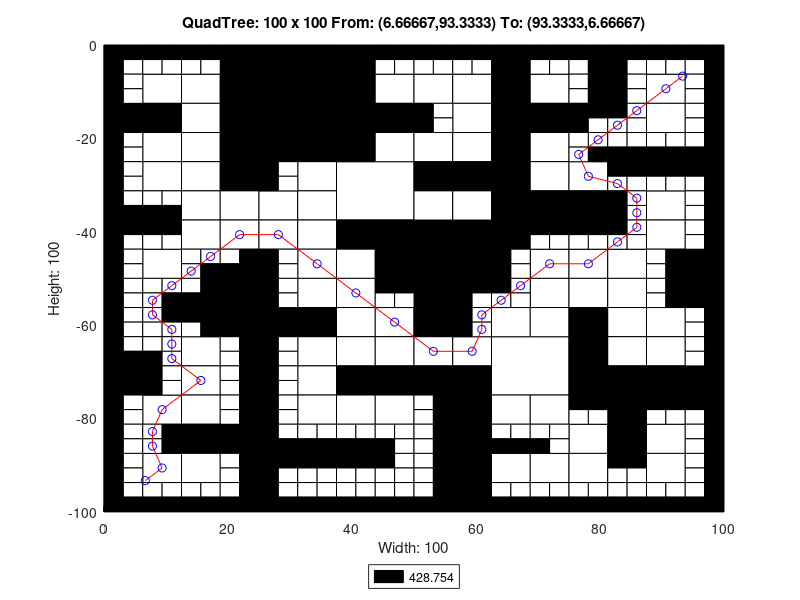

MATLAB code for this plot:
axis([0 100 -100 0]);
title('QuadTree: 100 x 100 From: (6.66667,93.3333) To: (93.3333,6.66667)');
xlabel('Width: 100');
ylabel('Height: 100');
rectangle('Position',[25 -12.5 12.5 12.5], 'FaceColor',[0 0 0]);
rectangle('Position',[25 -25 12.5 12.5], 'FaceColor',[0 0 0]);
rectangle('Position',[37.5 -37.5 12.5 12.5], 'FaceColor',[1 1 1]);
rectangle('Position',[50 -50 12.5 12.5], 'FaceColor',[0 0 0]);
rectangle('Position',[62.5 -75 12.5 12.5], 'FaceColor',[1 1 1]);
rectangle('Position',[6.25 -12.5 6.25 6.25], 'FaceColor',[1 1 1]);
rectangle('Position',[18.75 -6.25 6.25 6.25], 'FaceColor',[0 0 0]);
rectangle('Position',[12.5 -12.5 6.25 6.25], 'FaceColor',[1 1 1]);
rectangle('Position',[18.75 -12.5 6.25 6.25], 'FaceColor',[0 0 0]);
rectangle('Position',[0 -18.75 6.25 6.25], 'FaceColor',[0 0 0]);
rectangle('Position',[6.25 -18.75 6.25 6.25], 'FaceColor',[0 0 0]);
rectangle('Position',[6.25 -25 6.25 6.25], 'FaceColor',[1 1 1]);
rectangle('Position',[12.5 -18.75 6.25 6.25], 'FaceColor',[1 1 1]);
rectangle('Position',[18.75 -18.75 6.25 6.25], 'FaceColor',[0 0 0]);
rectangle('Position',[12.5 -25 6.25 6.25], 'FaceColor',[1 1 1]);
rectangle('Position',[18.75 -25 6.25 6.25], 'FaceColor',[0 0 0]);
rectangle('Position',[37.5 -6.25 6.25 6.25], 'FaceColor',[0 0 0]);
rectangle('Position',[37.5 -12.5 6.25 6.25], 'FaceColor',[0 0 0]);
rectangle('Position',[43.75 -12.5 6.25 6.25], 'FaceColor',[1 1 1]);
rectangle('Position',[37.5 -18.75 6.25 6.25], 'FaceColor',[0 0 0]);
rectangle('Position',[43.75 -18.75 6.25 6.25], 'FaceColor',[0 0 0]);
rectangle('Position',[37.5 -25 6.25 6.25], 'FaceColor',[0 0 0]);
rectangle('Position',[43.75 -25 6.25 6.25], 'FaceColor',[1 1 1]);
rectangle('Position',[6.25 -31.25 6.25 6.25], 'FaceColor',[1 1 1]);
rectangle('Position',[12.5 -31.25 6.25 6.25], 'FaceColor',[1 1 1]);
rectangle('Position',[18.75 -31.25 6.25 6.25], 'FaceColor',[0 0 0]);
rectangle('Position',[12.5 -37.5 6.25 6.25], 'FaceColor',[1 1 1]);
rectangle('Position',[18.75 -37.5 6.25 6.25], 'FaceColor',[1 1 1]);
rectangle('Position',[6.25 -50 6.25 6.25], 'FaceColor',[1 1 1]);
rectangle('Position',[12.5 -43.75 6.25 6.25], 'FaceColor',[1 1 1]);
rectangle('Position',[18.75 -43.75 6.25 6.25], 'FaceColor',[1 1 1]);
rectangle('Position',[31.25 -31.25 6.25 6.25], 'FaceColor',[1 1 1]);
rectangle('Position',[25 -37.5 6.25 6.25], 'FaceColor',[1 1 1]);
rectangle('Position',[31.25 -37.5 6.25 6.25], 'FaceColor',[1 1 1]);
rectangle('Position',[25 -43.75 6.25 6.25], 'FaceColor',[1 1 1]);
rectangle('Position',[31.25 -43.75 6.25 6.25], 'FaceColor',[1 1 1]);
rectangle('Position',[31.25 -50 6.25 6.25], 'FaceColor',[1 1 1]);
rectangle('Position',[37.5 -43.75 6.25 6.25], 'FaceColor',[0 0 0]);
rectangle('Position',[43.75 -43.75 6.25 6.25], 'FaceColor',[0 0 0]);
rectangle('Position',[37.5 -50 6.25 6.25], 'FaceColor',[1 1 1]);
rectangle('Position',[43.75 -50 6.25 6.25], 'FaceColor',[0 0 0]);
rectangle('Position',[50 -12.5 6.25 6.25], 'FaceColor',[1 1 1]);
rectangle('Position',[56.25 -12.5 6.25 6.25], 'FaceColor',[1 1 1]);
rectangle('Position',[62.5 -6.25 6.25 6.25], 'FaceColor',[0 0 0]);
rectangle('Position',[62.5 -12.5 6.25 6.25], 'FaceColor',[0 0 0]);
rectangle('Position',[68.75 -12.5 6.25 6.25], 'FaceColor',[1 1 1]);
rectangle('Position',[56.25 -18.75 6.25 6.25], 'FaceColor',[1 1 1]);
rectangle('Position',[50 -25 6.25 6.25], 'FaceColor',[1 1 1]);
rectangle('Position',[56.25 -25 6.25 6.25], 'FaceColor',[1 1 1]);
rectangle('Position',[62.5 -18.75 6.25 6.25], 'FaceColor',[0 0 0]);
rectangle('Position',[68.75 -18.75 6.25 6.25], 'FaceColor',[0 0 0]);
rectangle('Position',[62.5 -25 6.25 6.25], 'FaceColor',[0 0 0]);
rectangle('Position',[68.75 -25 6.25 6.25], 'FaceColor',[1 1 1]);
rectangle('Position',[87.5 -12.5 6.25 6.25], 'FaceColor',[1 1 1]);
rectangle('Position',[87.5 -18.75 6.25 6.25], 'FaceColor',[1 1 1]);
rectangle('Position',[50 -31.25 6.25 6.25], 'FaceColor',[0 0 0]);
rectangle('Position',[56.25 -31.25 6.25 6.25], 'FaceColor',[0 0 0]);
rectangle('Position',[50 -37.5 6.25 6.25], 'FaceColor',[1 1 1]);
rectangle('Position',[56.25 -37.5 6.25 6.25], 'FaceColor',[1 1 1]);
rectangle('Position',[62.5 -31.25 6.25 6.25], 'FaceColor',[0 0 0]);
rectangle('Position',[68.75 -31.25 6.25 6.25], 'FaceColor',[1 1 1]);
rectangle('Position',[62.5 -37.5 6.25 6.25], 'FaceColor',[0 0 0]);
rectangle('Position',[68.75 -37.5 6.25 6.25], 'FaceColor',[0 0 0]);
rectangle('Position',[62.5 -43.75 6.25 6.25], 'FaceColor',[0 0 0]);
rectangle('Position',[68.75 -50 6.25 6.25], 'FaceColor',[1 1 1]);
rectangle('Position',[75 -31.25 6.25 6.25], 'FaceColor',[1 1 1]);
rectangle('Position',[75 -37.5 6.25 6.25], 'FaceColor',[0 0 0]);
rectangle('Position',[87.5 -37.5 6.25 6.25], 'FaceColor',[1 1 1]);
rectangle('Position',[75 -50 6.25 6.25], 'FaceColor',[1 1 1]);
rectangle('Position',[81.25 -50 6.25 6.25], 'FaceColor',[1 1 1]);
rectangle('Position',[87.5 -43.75 6.25 6.25], 'FaceColor',[1 1 1]);
rectangle('Position',[93.75 -50 6.25 6.25], 'FaceColor',[0 0 0]);
rectangle('Position',[18.75 -56.25 6.25 6.25], 'FaceColor',[0 0 0]);
rectangle('Position',[18.75 -62.5 6.25 6.25], 'FaceColor',[0 0 0]);
rectangle('Position',[0 -75 6.25 6.25], 'FaceColor',[0 0 0]);
rectangle('Position',[12.5 -68.75 6.25 6.25], 'FaceColor',[1 1 1]);
rectangle('Position',[12.5 -75 6.25 6.25], 'FaceColor',[1 1 1]);
rectangle('Position',[31.25 -56.25 6.25 6.25], 'FaceColor',[1 1 1]);
rectangle('Position',[25 -62.5 6.25 6.25], 'FaceColor',[0 0 0]);
rectangle('Position',[31.25 -62.5 6.25 6.25], 'FaceColor',[0 0 0]);
rectangle('Position',[37.5 -56.25 6.25 6.25], 'FaceColor',[1 1 1]);
rectangle('Position',[37.5 -62.5 6.25 6.25], 'FaceColor',[1 1 1]);
rectangle('Position',[43.75 -62.5 6.25 6.25], 'FaceColor',[1 1 1]);
rectangle('Position',[31.25 -68.75 6.25 6.25], 'FaceColor',[1 1 1]);
rectangle('Position',[31.25 -75 6.25 6.25], 'FaceColor',[1 1 1]);
rectangle('Position',[37.5 -68.75 6.25 6.25], 'FaceColor',[1 1 1]);
rectangle('Position',[43.75 -68.75 6.25 6.25], 'FaceColor',[1 1 1]);
rectangle('Position',[37.5 -75 6.25 6.25], 'FaceColor',[0 0 0]);
rectangle('Position',[43.75 -75 6.25 6.25], 'FaceColor',[0 0 0]);
rectangle('Position',[6.25 -81.25 6.25 6.25], 'FaceColor',[1 1 1]);
rectangle('Position',[12.5 -81.25 6.25 6.25], 'FaceColor',[1 1 1]);
rectangle('Position',[12.5 -87.5 6.25 6.25], 'FaceColor',[0 0 0]);
rectangle('Position',[18.75 -87.5 6.25 6.25], 'FaceColor',[0 0 0]);
rectangle('Position',[6.25 -93.75 6.25 6.25], 'FaceColor',[1 1 1]);
rectangle('Position',[12.5 -93.75 6.25 6.25], 'FaceColor',[1 1 1]);
rectangle('Position',[31.25 -81.25 6.25 6.25], 'FaceColor',[1 1 1]);
rectangle('Position',[37.5 -81.25 6.25 6.25], 'FaceColor',[1 1 1]);
rectangle('Position',[43.75 -81.25 6.25 6.25], 'FaceColor',[1 1 1]);
rectangle('Position',[50 -56.25 6.25 6.25], 'FaceColor',[0 0 0]);
rectangle('Position',[50 -62.5 6.25 6.25], 'FaceColor',[0 0 0]);
rectangle('Position',[68.75 -56.25 6.25 6.25], 'FaceColor',[1 1 1]);
rectangle('Position',[62.5 -62.5 6.25 6.25], 'FaceColor',[1 1 1]);
rectangle('Position',[68.75 -62.5 6.25 6.25], 'FaceColor',[1 1 1]);
rectangle('Position',[50 -68.75 6.25 6.25], 'FaceColor',[1 1 1]);
rectangle('Position',[56.25 -68.75 6.25 6.25], 'FaceColor',[1 1 1]);
rectangle('Position',[50 -75 6.25 6.25], 'FaceColor',[0 0 0]);
rectangle('Position',[56.25 -75 6.25 6.25], 'FaceColor',[0 0 0]);
rectangle('Position',[75 -56.25 6.25 6.25], 'FaceColor',[1 1 1]);
rectangle('Position',[81.25 -56.25 6.25 6.25], 'FaceColor',[1 1 1]);
rectangle('Position',[75 -62.5 6.25 6.25], 'FaceColor',[0 0 0]);
rectangle('Position',[81.25 -62.5 6.25 6.25], 'FaceColor',[1 1 1]);
rectangle('Position',[93.75 -56.25 6.25 6.25], 'FaceColor',[0 0 0]);
rectangle('Position',[87.5 -62.5 6.25 6.25], 'FaceColor',[1 1 1]);
rectangle('Position',[75 -68.75 6.25 6.25], 'FaceColor',[0 0 0]);
rectangle('Position',[81.25 -68.75 6.25 6.25], 'FaceColor',[1 1 1]);
rectangle('Position',[75 -75 6.25 6.25], 'FaceColor',[0 0 0]);
rectangle('Position',[81.25 -75 6.25 6.25], 'FaceColor',[0 0 0]);
rectangle('Position',[87.5 -68.75 6.25 6.25], 'FaceColor',[1 1 1]);
rectangle('Position',[87.5 -75 6.25 6.25], 'FaceColor',[0 0 0]);
rectangle('Position',[93.75 -75 6.25 6.25], 'FaceColor',[0 0 0]);
rectangle('Position',[56.25 -81.25 6.25 6.25], 'FaceColor',[0 0 0]);
rectangle('Position',[56.25 -87.5 6.25 6.25], 'FaceColor',[0 0 0]);
rectangle('Position',[62.5 -81.25 6.25 6.25], 'FaceColor',[1 1 1]);
rectangle('Position',[68.75 -81.25 6.25 6.25], 'FaceColor',[1 1 1]);
rectangle('Position',[56.25 -93.75 6.25 6.25], 'FaceColor',[0 0 0]);
rectangle('Position',[56.25 -100 6.25 6.25], 'FaceColor',[0 0 0]);
rectangle('Position',[62.5 -93.75 6.25 6.25], 'FaceColor',[1 1 1]);
rectangle('Position',[68.75 -93.75 6.25 6.25], 'FaceColor',[1 1 1]);
rectangle('Position',[81.25 -81.25 6.25 6.25], 'FaceColor',[0 0 0]);
rectangle('Position',[75 -87.5 6.25 6.25], 'FaceColor',[1 1 1]);
rectangle('Position',[81.25 -87.5 6.25 6.25], 'FaceColor',[0 0 0]);
rectangle('Position',[87.5 -87.5 6.25 6.25], 'FaceColor',[1 1 1]);
rectangle('Position',[75 -93.75 6.25 6.25], 'FaceColor',[1 1 1]);
rectangle('Position',[87.5 -93.75 6.25 6.25], 'FaceColor',[1 1 1]);
rectangle('Position',[0 -3.125 3.125 3.125], 'FaceColor',[0 0 0]);
rectangle('Position',[3.125 -3.125 3.125 3.125], 'FaceColor',[0 0 0]);
rectangle('Position',[0 -6.25 3.125 3.125], 'FaceColor',[0 0 0]);
rectangle('Position',[3.125 -6.25 3.125 3.125], 'FaceColor',[1 1 1]);
rectangle('Position',[6.25 -3.125 3.125 3.125], 'FaceColor',[0 0 0]);
rectangle('Position',[9.375 -3.125 3.125 3.125], 'FaceColor',[0 0 0]);
rectangle('Position',[6.25 -6.25 3.125 3.125], 'FaceColor',[1 1 1]);
rectangle('Position',[9.375 -6.25 3.125 3.125], 'FaceColor',[1 1 1]);
rectangle('Position',[0 -9.375 3.125 3.125], 'FaceColor',[0 0 0]);
rectangle('Position',[3.125 -9.375 3.125 3.125], 'FaceColor',[1 1 1]);
rectangle('Position',[0 -12.5 3.125 3.125], 'FaceColor',[0 0 0]);
rectangle('Position',[3.125 -12.5 3.125 3.125], 'FaceColor',[1 1 1]);
rectangle('Position',[12.5 -3.125 3.125 3.125], 'FaceColor',[0 0 0]);
rectangle('Position',[15.625 -3.125 3.125 3.125], 'FaceColor',[0 0 0]);
rectangle('Position',[12.5 -6.25 3.125 3.125], 'FaceColor',[1 1 1]);
rectangle('Position',[15.625 -6.25 3.125 3.125], 'FaceColor',[1 1 1]);
rectangle('Position',[0 -21.875 3.125 3.125], 'FaceColor',[0 0 0]);
rectangle('Position',[3.125 -21.875 3.125 3.125], 'FaceColor',[1 1 1]);
rectangle('Position',[0 -25 3.125 3.125], 'FaceColor',[0 0 0]);
rectangle('Position',[3.125 -25 3.125 3.125], 'FaceColor',[1 1 1]);
rectangle('Position',[43.75 -3.125 3.125 3.125], 'FaceColor',[0 0 0]);
rectangle('Position',[46.875 -3.125 3.125 3.125], 'FaceColor',[0 0 0]);
rectangle('Position',[43.75 -6.25 3.125 3.125], 'FaceColor',[1 1 1]);
rectangle('Position',[46.875 -6.25 3.125 3.125], 'FaceColor',[1 1 1]);
rectangle('Position',[0 -28.125 3.125 3.125], 'FaceColor',[0 0 0]);
rectangle('Position',[3.125 -28.125 3.125 3.125], 'FaceColor',[1 1 1]);
rectangle('Position',[0 -31.25 3.125 3.125], 'FaceColor',[0 0 0]);
rectangle('Position',[3.125 -31.25 3.125 3.125], 'FaceColor',[1 1 1]);
rectangle('Position',[0 -34.375 3.125 3.125], 'FaceColor',[0 0 0]);
rectangle('Position',[3.125 -34.375 3.125 3.125], 'FaceColor',[1 1 1]);
rectangle('Position',[0 -37.5 3.125 3.125], 'FaceColor',[0 0 0]);
rectangle('Position',[3.125 -37.5 3.125 3.125], 'FaceColor',[0 0 0]);
rectangle('Position',[6.25 -34.375 3.125 3.125], 'FaceColor',[1 1 1]);
rectangle('Position',[9.375 -34.375 3.125 3.125], 'FaceColor',[1 1 1]);
rectangle('Position',[6.25 -37.5 3.125 3.125], 'FaceColor',[0 0 0]);
rectangle('Position',[9.375 -37.5 3.125 3.125], 'FaceColor',[0 0 0]);
rectangle('Position',[0 -40.625 3.125 3.125], 'FaceColor',[0 0 0]);
rectangle('Position',[3.125 -40.625 3.125 3.125], 'FaceColor',[0 0 0]);
rectangle('Position',[0 -43.75 3.125 3.125], 'FaceColor',[0 0 0]);
rectangle('Position',[3.125 -43.75 3.125 3.125], 'FaceColor',[1 1 1]);
rectangle('Position',[6.25 -40.625 3.125 3.125], 'FaceColor',[0 0 0]);
rectangle('Position',[9.375 -40.625 3.125 3.125], 'FaceColor',[0 0 0]);
rectangle('Position',[6.25 -43.75 3.125 3.125], 'FaceColor',[1 1 1]);
rectangle('Position',[9.375 -43.75 3.125 3.125], 'FaceColor',[1 1 1]);
rectangle('Position',[0 -46.875 3.125 3.125], 'FaceColor',[0 0 0]);
rectangle('Position',[3.125 -46.875 3.125 3.125], 'FaceColor',[1 1 1]);
rectangle('Position',[0 -50 3.125 3.125], 'FaceColor',[0 0 0]);
rectangle('Position',[3.125 -50 3.125 3.125], 'FaceColor',[1 1 1]);
rectangle('Position',[12.5 -46.875 3.125 3.125], 'FaceColor',[1 1 1]);
rectangle('Position',[15.625 -46.875 3.125 3.125], 'FaceColor',[1 1 1]);
rectangle('Position',[12.5 -50 3.125 3.125], 'FaceColor',[1 1 1]);
rectangle('Position',[15.625 -50 3.125 3.125], 'FaceColor',[0 0 0]);
rectangle('Position',[18.75 -46.875 3.125 3.125], 'FaceColor',[1 1 1]);
rectangle('Position',[21.875 -46.875 3.125 3.125], 'FaceColor',[0 0 0]);
rectangle('Position',[18.75 -50 3.125 3.125], 'FaceColor',[0 0 0]);
rectangle('Position',[21.875 -50 3.125 3.125], 'FaceColor',[0 0 0]);
rectangle('Position',[25 -28.125 3.125 3.125], 'FaceColor',[0 0 0]);
rectangle('Position',[28.125 -28.125 3.125 3.125], 'FaceColor',[1 1 1]);
rectangle('Position',[25 -31.25 3.125 3.125], 'FaceColor',[0 0 0]);
rectangle('Position',[28.125 -31.25 3.125 3.125], 'FaceColor',[1 1 1]);
rectangle('Position',[25 -46.875 3.125 3.125], 'FaceColor',[0 0 0]);
rectangle('Position',[28.125 -46.875 3.125 3.125], 'FaceColor',[1 1 1]);
rectangle('Position',[25 -50 3.125 3.125], 'FaceColor',[0 0 0]);
rectangle('Position',[28.125 -50 3.125 3.125], 'FaceColor',[1 1 1]);
rectangle('Position',[50 -3.125 3.125 3.125], 'FaceColor',[0 0 0]);
rectangle('Position',[53.125 -3.125 3.125 3.125], 'FaceColor',[0 0 0]);
rectangle('Position',[50 -6.25 3.125 3.125], 'FaceColor',[1 1 1]);
rectangle('Position',[53.125 -6.25 3.125 3.125], 'FaceColor',[1 1 1]);
rectangle('Position',[56.25 -3.125 3.125 3.125], 'FaceColor',[0 0 0]);
rectangle('Position',[59.375 -3.125 3.125 3.125], 'FaceColor',[0 0 0]);
rectangle('Position',[56.25 -6.25 3.125 3.125], 'FaceColor',[1 1 1]);
rectangle('Position',[59.375 -6.25 3.125 3.125], 'FaceColor',[1 1 1]);
rectangle('Position',[68.75 -3.125 3.125 3.125], 'FaceColor',[0 0 0]);
rectangle('Position',[71.875 -3.125 3.125 3.125], 'FaceColor',[0 0 0]);
rectangle('Position',[68.75 -6.25 3.125 3.125], 'FaceColor',[1 1 1]);
rectangle('Position',[71.875 -6.25 3.125 3.125], 'FaceColor',[1 1 1]);
rectangle('Position',[50 -15.625 3.125 3.125], 'FaceColor',[0 0 0]);
rectangle('Position',[53.125 -15.625 3.125 3.125], 'FaceColor',[1 1 1]);
rectangle('Position',[50 -18.75 3.125 3.125], 'FaceColor',[0 0 0]);
rectangle('Position',[53.125 -18.75 3.125 3.125], 'FaceColor',[1 1 1]);
rectangle('Position',[75 -3.125 3.125 3.125], 'FaceColor',[0 0 0]);
rectangle('Position',[78.125 -3.125 3.125 3.125], 'FaceColor',[0 0 0]);
rectangle('Position',[75 -6.25 3.125 3.125], 'FaceColor',[1 1 1]);
rectangle('Position',[78.125 -6.25 3.125 3.125], 'FaceColor',[0 0 0]);
rectangle('Position',[81.25 -3.125 3.125 3.125], 'FaceColor',[0 0 0]);
rectangle('Position',[84.375 -3.125 3.125 3.125], 'FaceColor',[0 0 0]);
rectangle('Position',[81.25 -6.25 3.125 3.125], 'FaceColor',[0 0 0]);
rectangle('Position',[84.375 -6.25 3.125 3.125], 'FaceColor',[1 1 1]);
rectangle('Position',[75 -9.375 3.125 3.125], 'FaceColor',[1 1 1]);
rectangle('Position',[78.125 -9.375 3.125 3.125], 'FaceColor',[0 0 0]);
rectangle('Position',[75 -12.5 3.125 3.125], 'FaceColor',[1 1 1]);
rectangle('Position',[78.125 -12.5 3.125 3.125], 'FaceColor',[0 0 0]);
rectangle('Position',[81.25 -9.375 3.125 3.125], 'FaceColor',[0 0 0]);
rectangle('Position',[84.375 -9.375 3.125 3.125], 'FaceColor',[1 1 1]);
rectangle('Position',[81.25 -12.5 3.125 3.125], 'FaceColor',[0 0 0]);
rectangle('Position',[84.375 -12.5 3.125 3.125], 'FaceColor',[1 1 1]);
rectangle('Position',[87.5 -3.125 3.125 3.125], 'FaceColor',[0 0 0]);
rectangle('Position',[90.625 -3.125 3.125 3.125], 'FaceColor',[0 0 0]);
rectangle('Position',[87.5 -6.25 3.125 3.125], 'FaceColor',[1 1 1]);
rectangle('Position',[90.625 -6.25 3.125 3.125], 'FaceColor',[1 1 1]);
rectangle('Position',[93.75 -3.125 3.125 3.125], 'FaceColor',[0 0 0]);
rectangle('Position',[96.875 -3.125 3.125 3.125], 'FaceColor',[0 0 0]);
rectangle('Position',[93.75 -6.25 3.125 3.125], 'FaceColor',[1 1 1]);
rectangle('Position',[96.875 -6.25 3.125 3.125], 'FaceColor',[0 0 0]);
rectangle('Position',[93.75 -9.375 3.125 3.125], 'FaceColor',[1 1 1]);
rectangle('Position',[96.875 -9.375 3.125 3.125], 'FaceColor',[0 0 0]);
rectangle('Position',[93.75 -12.5 3.125 3.125], 'FaceColor',[1 1 1]);
rectangle('Position',[96.875 -12.5 3.125 3.125], 'FaceColor',[0 0 0]);
rectangle('Position',[75 -15.625 3.125 3.125], 'FaceColor',[0 0 0]);
rectangle('Position',[78.125 -15.625 3.125 3.125], 'FaceColor',[0 0 0]);
rectangle('Position',[75 -18.75 3.125 3.125], 'FaceColor',[0 0 0]);
rectangle('Position',[78.125 -18.75 3.125 3.125], 'FaceColor',[1 1 1]);
rectangle('Position',[81.25 -15.625 3.125 3.125], 'FaceColor',[0 0 0]);
rectangle('Position',[84.375 -15.625 3.125 3.125], 'FaceColor',[1 1 1]);
rectangle('Position',[81.25 -18.75 3.125 3.125], 'FaceColor',[1 1 1]);
rectangle('Position',[84.375 -18.75 3.125 3.125], 'FaceColor',[1 1 1]);
rectangle('Position',[75 -21.875 3.125 3.125], 'FaceColor',[1 1 1]);
rectangle('Position',[78.125 -21.875 3.125 3.125], 'FaceColor',[1 1 1]);
rectangle('Position',[75 -25 3.125 3.125], 'FaceColor',[1 1 1]);
rectangle('Position',[78.125 -25 3.125 3.125], 'FaceColor',[0 0 0]);
rectangle('Position',[81.25 -21.875 3.125 3.125], 'FaceColor',[1 1 1]);
rectangle('Position',[84.375 -21.875 3.125 3.125], 'FaceColor',[1 1 1]);
rectangle('Position',[81.25 -25 3.125 3.125], 'FaceColor',[0 0 0]);
rectangle('Position',[84.375 -25 3.125 3.125], 'FaceColor',[0 0 0]);
rectangle('Position',[93.75 -15.625 3.125 3.125], 'FaceColor',[1 1 1]);
rectangle('Position',[96.875 -15.625 3.125 3.125], 'FaceColor',[0 0 0]);
rectangle('Position',[93.75 -18.75 3.125 3.125], 'FaceColor',[1 1 1]);
rectangle('Position',[96.875 -18.75 3.125 3.125], 'FaceColor',[0 0 0]);
rectangle('Position',[87.5 -21.875 3.125 3.125], 'FaceColor',[1 1 1]);
rectangle('Position',[90.625 -21.875 3.125 3.125], 'FaceColor',[1 1 1]);
rectangle('Position',[87.5 -25 3.125 3.125], 'FaceColor',[0 0 0]);
rectangle('Position',[90.625 -25 3.125 3.125], 'FaceColor',[0 0 0]);
rectangle('Position',[93.75 -21.875 3.125 3.125], 'FaceColor',[1 1 1]);
rectangle('Position',[96.875 -21.875 3.125 3.125], 'FaceColor',[0 0 0]);
rectangle('Position',[93.75 -25 3.125 3.125], 'FaceColor',[0 0 0]);
rectangle('Position',[96.875 -25 3.125 3.125], 'FaceColor',[0 0 0]);
rectangle('Position',[68.75 -40.625 3.125 3.125], 'FaceColor',[0 0 0]);
rectangle('Position',[71.875 -40.625 3.125 3.125], 'FaceColor',[0 0 0]);
rectangle('Position',[68.75 -43.75 3.125 3.125], 'FaceColor',[1 1 1]);
rectangle('Position',[71.875 -43.75 3.125 3.125], 'FaceColor',[1 1 1]);
rectangle('Position',[62.5 -46.875 3.125 3.125], 'FaceColor',[0 0 0]);
rectangle('Position',[65.625 -46.875 3.125 3.125], 'FaceColor',[1 1 1]);
rectangle('Position',[62.5 -50 3.125 3.125], 'FaceColor',[0 0 0]);
rectangle('Position',[65.625 -50 3.125 3.125], 'FaceColor',[1 1 1]);
rectangle('Position',[81.25 -28.125 3.125 3.125], 'FaceColor',[0 0 0]);
rectangle('Position',[84.375 -28.125 3.125 3.125], 'FaceColor',[0 0 0]);
rectangle('Position',[81.25 -31.25 3.125 3.125], 'FaceColor',[1 1 1]);
rectangle('Position',[84.375 -31.25 3.125 3.125], 'FaceColor',[1 1 1]);
rectangle('Position',[81.25 -34.375 3.125 3.125], 'FaceColor',[0 0 0]);
rectangle('Position',[84.375 -34.375 3.125 3.125], 'FaceColor',[1 1 1]);
rectangle('Position',[81.25 -37.5 3.125 3.125], 'FaceColor',[0 0 0]);
rectangle('Position',[84.375 -37.5 3.125 3.125], 'FaceColor',[1 1 1]);
rectangle('Position',[87.5 -28.125 3.125 3.125], 'FaceColor',[0 0 0]);
rectangle('Position',[90.625 -28.125 3.125 3.125], 'FaceColor',[0 0 0]);
rectangle('Position',[87.5 -31.25 3.125 3.125], 'FaceColor',[1 1 1]);
rectangle('Position',[90.625 -31.25 3.125 3.125], 'FaceColor',[1 1 1]);
rectangle('Position',[93.75 -28.125 3.125 3.125], 'FaceColor',[0 0 0]);
rectangle('Position',[96.875 -28.125 3.125 3.125], 'FaceColor',[0 0 0]);
rectangle('Position',[93.75 -31.25 3.125 3.125], 'FaceColor',[1 1 1]);
rectangle('Position',[96.875 -31.25 3.125 3.125], 'FaceColor',[0 0 0]);
rectangle('Position',[93.75 -34.375 3.125 3.125], 'FaceColor',[1 1 1]);
rectangle('Position',[96.875 -34.375 3.125 3.125], 'FaceColor',[0 0 0]);
rectangle('Position',[93.75 -37.5 3.125 3.125], 'FaceColor',[1 1 1]);
rectangle('Position',[96.875 -37.5 3.125 3.125], 'FaceColor',[0 0 0]);
rectangle('Position',[75 -40.625 3.125 3.125], 'FaceColor',[0 0 0]);
rectangle('Position',[78.125 -40.625 3.125 3.125], 'FaceColor',[0 0 0]);
rectangle('Position',[75 -43.75 3.125 3.125], 'FaceColor',[1 1 1]);
rectangle('Position',[78.125 -43.75 3.125 3.125], 'FaceColor',[1 1 1]);
rectangle('Position',[81.25 -40.625 3.125 3.125], 'FaceColor',[0 0 0]);
rectangle('Position',[84.375 -40.625 3.125 3.125], 'FaceColor',[1 1 1]);
rectangle('Position',[81.25 -43.75 3.125 3.125], 'FaceColor',[1 1 1]);
rectangle('Position',[84.375 -43.75 3.125 3.125], 'FaceColor',[1 1 1]);
rectangle('Position',[93.75 -40.625 3.125 3.125], 'FaceColor',[1 1 1]);
rectangle('Position',[96.875 -40.625 3.125 3.125], 'FaceColor',[0 0 0]);
rectangle('Position',[93.75 -43.75 3.125 3.125], 'FaceColor',[1 1 1]);
rectangle('Position',[96.875 -43.75 3.125 3.125], 'FaceColor',[0 0 0]);
rectangle('Position',[87.5 -46.875 3.125 3.125], 'FaceColor',[1 1 1]);
rectangle('Position',[90.625 -46.875 3.125 3.125], 'FaceColor',[0 0 0]);
rectangle('Position',[87.5 -50 3.125 3.125], 'FaceColor',[1 1 1]);
rectangle('Position',[90.625 -50 3.125 3.125], 'FaceColor',[0 0 0]);
rectangle('Position',[0 -53.125 3.125 3.125], 'FaceColor',[0 0 0]);
rectangle('Position',[3.125 -53.125 3.125 3.125], 'FaceColor',[1 1 1]);
rectangle('Position',[0 -56.25 3.125 3.125], 'FaceColor',[0 0 0]);
rectangle('Position',[3.125 -56.25 3.125 3.125], 'FaceColor',[1 1 1]);
rectangle('Position',[6.25 -53.125 3.125 3.125], 'FaceColor',[1 1 1]);
rectangle('Position',[9.375 -53.125 3.125 3.125], 'FaceColor',[1 1 1]);
rectangle('Position',[6.25 -56.25 3.125 3.125], 'FaceColor',[1 1 1]);
rectangle('Position',[9.375 -56.25 3.125 3.125], 'FaceColor',[0 0 0]);
rectangle('Position',[0 -59.375 3.125 3.125], 'FaceColor',[0 0 0]);
rectangle('Position',[3.125 -59.375 3.125 3.125], 'FaceColor',[1 1 1]);
rectangle('Position',[0 -62.5 3.125 3.125], 'FaceColor',[0 0 0]);
rectangle('Position',[3.125 -62.5 3.125 3.125], 'FaceColor',[1 1 1]);
rectangle('Position',[6.25 -59.375 3.125 3.125], 'FaceColor',[1 1 1]);
rectangle('Position',[9.375 -59.375 3.125 3.125], 'FaceColor',[0 0 0]);
rectangle('Position',[6.25 -62.5 3.125 3.125], 'FaceColor',[1 1 1]);
rectangle('Position',[9.375 -62.5 3.125 3.125], 'FaceColor',[1 1 1]);
rectangle('Position',[12.5 -53.125 3.125 3.125], 'FaceColor',[1 1 1]);
rectangle('Position',[15.625 -53.125 3.125 3.125], 'FaceColor',[0 0 0]);
rectangle('Position',[12.5 -56.25 3.125 3.125], 'FaceColor',[0 0 0]);
rectangle('Position',[15.625 -56.25 3.125 3.125], 'FaceColor',[0 0 0]);
rectangle('Position',[12.5 -59.375 3.125 3.125], 'FaceColor',[0 0 0]);
rectangle('Position',[15.625 -59.375 3.125 3.125], 'FaceColor',[0 0 0]);
rectangle('Position',[12.5 -62.5 3.125 3.125], 'FaceColor',[1 1 1]);
rectangle('Position',[15.625 -62.5 3.125 3.125], 'FaceColor',[0 0 0]);
rectangle('Position',[0 -65.625 3.125 3.125], 'FaceColor',[0 0 0]);
rectangle('Position',[3.125 -65.625 3.125 3.125], 'FaceColor',[1 1 1]);
rectangle('Position',[0 -68.75 3.125 3.125], 'FaceColor',[0 0 0]);
rectangle('Position',[3.125 -68.75 3.125 3.125], 'FaceColor',[0 0 0]);
rectangle('Position',[6.25 -65.625 3.125 3.125], 'FaceColor',[1 1 1]);
rectangle('Position',[9.375 -65.625 3.125 3.125], 'FaceColor',[1 1 1]);
rectangle('Position',[6.25 -68.75 3.125 3.125], 'FaceColor',[0 0 0]);
rectangle('Position',[9.375 -68.75 3.125 3.125], 'FaceColor',[1 1 1]);
rectangle('Position',[6.25 -71.875 3.125 3.125], 'FaceColor',[0 0 0]);
rectangle('Position',[9.375 -71.875 3.125 3.125], 'FaceColor',[1 1 1]);
rectangle('Position',[6.25 -75 3.125 3.125], 'FaceColor',[0 0 0]);
rectangle('Position',[9.375 -75 3.125 3.125], 'FaceColor',[1 1 1]);
rectangle('Position',[18.75 -65.625 3.125 3.125], 'FaceColor',[1 1 1]);
rectangle('Position',[21.875 -65.625 3.125 3.125], 'FaceColor',[0 0 0]);
rectangle('Position',[18.75 -68.75 3.125 3.125], 'FaceColor',[1 1 1]);
rectangle('Position',[21.875 -68.75 3.125 3.125], 'FaceColor',[0 0 0]);
rectangle('Position',[18.75 -71.875 3.125 3.125], 'FaceColor',[1 1 1]);
rectangle('Position',[21.875 -71.875 3.125 3.125], 'FaceColor',[0 0 0]);
rectangle('Position',[18.75 -75 3.125 3.125], 'FaceColor',[1 1 1]);
rectangle('Position',[21.875 -75 3.125 3.125], 'FaceColor',[0 0 0]);
rectangle('Position',[25 -53.125 3.125 3.125], 'FaceColor',[0 0 0]);
rectangle('Position',[28.125 -53.125 3.125 3.125], 'FaceColor',[1 1 1]);
rectangle('Position',[25 -56.25 3.125 3.125], 'FaceColor',[0 0 0]);
rectangle('Position',[28.125 -56.25 3.125 3.125], 'FaceColor',[1 1 1]);
rectangle('Position',[43.75 -53.125 3.125 3.125], 'FaceColor',[0 0 0]);
rectangle('Position',[46.875 -53.125 3.125 3.125], 'FaceColor',[0 0 0]);
rectangle('Position',[43.75 -56.25 3.125 3.125], 'FaceColor',[1 1 1]);
rectangle('Position',[46.875 -56.25 3.125 3.125], 'FaceColor',[1 1 1]);
rectangle('Position',[25 -65.625 3.125 3.125], 'FaceColor',[0 0 0]);
rectangle('Position',[28.125 -65.625 3.125 3.125], 'FaceColor',[1 1 1]);
rectangle('Position',[25 -68.75 3.125 3.125], 'FaceColor',[0 0 0]);
rectangle('Position',[28.125 -68.75 3.125 3.125], 'FaceColor',[1 1 1]);
rectangle('Position',[25 -71.875 3.125 3.125], 'FaceColor',[0 0 0]);
rectangle('Position',[28.125 -71.875 3.125 3.125], 'FaceColor',[1 1 1]);
rectangle('Position',[25 -75 3.125 3.125], 'FaceColor',[0 0 0]);
rectangle('Position',[28.125 -75 3.125 3.125], 'FaceColor',[1 1 1]);
rectangle('Position',[0 -78.125 3.125 3.125], 'FaceColor',[0 0 0]);
rectangle('Position',[3.125 -78.125 3.125 3.125], 'FaceColor',[1 1 1]);
rectangle('Position',[0 -81.25 3.125 3.125], 'FaceColor',[0 0 0]);
rectangle('Position',[3.125 -81.25 3.125 3.125], 'FaceColor',[1 1 1]);
rectangle('Position',[0 -84.375 3.125 3.125], 'FaceColor',[0 0 0]);
rectangle('Position',[3.125 -84.375 3.125 3.125], 'FaceColor',[1 1 1]);
rectangle('Position',[0 -87.5 3.125 3.125], 'FaceColor',[0 0 0]);
rectangle('Position',[3.125 -87.5 3.125 3.125], 'FaceColor',[1 1 1]);
rectangle('Position',[6.25 -84.375 3.125 3.125], 'FaceColor',[1 1 1]);
rectangle('Position',[9.375 -84.375 3.125 3.125], 'FaceColor',[0 0 0]);
rectangle('Position',[6.25 -87.5 3.125 3.125], 'FaceColor',[1 1 1]);
rectangle('Position',[9.375 -87.5 3.125 3.125], 'FaceColor',[0 0 0]);
rectangle('Position',[18.75 -78.125 3.125 3.125], 'FaceColor',[1 1 1]);
rectangle('Position',[21.875 -78.125 3.125 3.125], 'FaceColor',[0 0 0]);
rectangle('Position',[18.75 -81.25 3.125 3.125], 'FaceColor',[1 1 1]);
rectangle('Position',[21.875 -81.25 3.125 3.125], 'FaceColor',[0 0 0]);
rectangle('Position',[0 -90.625 3.125 3.125], 'FaceColor',[0 0 0]);
rectangle('Position',[3.125 -90.625 3.125 3.125], 'FaceColor',[1 1 1]);
rectangle('Position',[0 -93.75 3.125 3.125], 'FaceColor',[0 0 0]);
rectangle('Position',[3.125 -93.75 3.125 3.125], 'FaceColor',[1 1 1]);
rectangle('Position',[0 -96.875 3.125 3.125], 'FaceColor',[0 0 0]);
rectangle('Position',[3.125 -96.875 3.125 3.125], 'FaceColor',[1 1 1]);
rectangle('Position',[0 -100 3.125 3.125], 'FaceColor',[0 0 0]);
rectangle('Position',[3.125 -100 3.125 3.125], 'FaceColor',[0 0 0]);
rectangle('Position',[6.25 -96.875 3.125 3.125], 'FaceColor',[1 1 1]);
rectangle('Position',[9.375 -96.875 3.125 3.125], 'FaceColor',[1 1 1]);
rectangle('Position',[6.25 -100 3.125 3.125], 'FaceColor',[0 0 0]);
rectangle('Position',[9.375 -100 3.125 3.125], 'FaceColor',[0 0 0]);
rectangle('Position',[18.75 -90.625 3.125 3.125], 'FaceColor',[1 1 1]);
rectangle('Position',[21.875 -90.625 3.125 3.125], 'FaceColor',[0 0 0]);
rectangle('Position',[18.75 -93.75 3.125 3.125], 'FaceColor',[1 1 1]);
rectangle('Position',[21.875 -93.75 3.125 3.125], 'FaceColor',[0 0 0]);
rectangle('Position',[12.5 -96.875 3.125 3.125], 'FaceColor',[1 1 1]);
rectangle('Position',[15.625 -96.875 3.125 3.125], 'FaceColor',[1 1 1]);
rectangle('Position',[12.5 -100 3.125 3.125], 'FaceColor',[0 0 0]);
rectangle('Position',[15.625 -100 3.125 3.125], 'FaceColor',[0 0 0]);
rectangle('Position',[18.75 -96.875 3.125 3.125], 'FaceColor',[1 1 1]);
rectangle('Position',[21.875 -96.875 3.125 3.125], 'FaceColor',[0 0 0]);
rectangle('Position',[18.75 -100 3.125 3.125], 'FaceColor',[0 0 0]);
rectangle('Position',[21.875 -100 3.125 3.125], 'FaceColor',[0 0 0]);
rectangle('Position',[25 -78.125 3.125 3.125], 'FaceColor',[0 0 0]);
rectangle('Position',[28.125 -78.125 3.125 3.125], 'FaceColor',[1 1 1]);
rectangle('Position',[25 -81.25 3.125 3.125], 'FaceColor',[0 0 0]);
rectangle('Position',[28.125 -81.25 3.125 3.125], 'FaceColor',[1 1 1]);
rectangle('Position',[25 -84.375 3.125 3.125], 'FaceColor',[0 0 0]);
rectangle('Position',[28.125 -84.375 3.125 3.125], 'FaceColor',[1 1 1]);
rectangle('Position',[25 -87.5 3.125 3.125], 'FaceColor',[0 0 0]);
rectangle('Position',[28.125 -87.5 3.125 3.125], 'FaceColor',[0 0 0]);
rectangle('Position',[31.25 -84.375 3.125 3.125], 'FaceColor',[1 1 1]);
rectangle('Position',[34.375 -84.375 3.125 3.125], 'FaceColor',[1 1 1]);
rectangle('Position',[31.25 -87.5 3.125 3.125], 'FaceColor',[0 0 0]);
rectangle('Position',[34.375 -87.5 3.125 3.125], 'FaceColor',[0 0 0]);
rectangle('Position',[37.5 -84.375 3.125 3.125], 'FaceColor',[1 1 1]);
rectangle('Position',[40.625 -84.375 3.125 3.125], 'FaceColor',[1 1 1]);
rectangle('Position',[37.5 -87.5 3.125 3.125], 'FaceColor',[0 0 0]);
rectangle('Position',[40.625 -87.5 3.125 3.125], 'FaceColor',[0 0 0]);
rectangle('Position',[43.75 -84.375 3.125 3.125], 'FaceColor',[1 1 1]);
rectangle('Position',[46.875 -84.375 3.125 3.125], 'FaceColor',[1 1 1]);
rectangle('Position',[43.75 -87.5 3.125 3.125], 'FaceColor',[0 0 0]);
rectangle('Position',[46.875 -87.5 3.125 3.125], 'FaceColor',[1 1 1]);
rectangle('Position',[25 -90.625 3.125 3.125], 'FaceColor',[0 0 0]);
rectangle('Position',[28.125 -90.625 3.125 3.125], 'FaceColor',[0 0 0]);
rectangle('Position',[25 -93.75 3.125 3.125], 'FaceColor',[0 0 0]);
rectangle('Position',[28.125 -93.75 3.125 3.125], 'FaceColor',[1 1 1]);
rectangle('Position',[31.25 -90.625 3.125 3.125], 'FaceColor',[0 0 0]);
rectangle('Position',[34.375 -90.625 3.125 3.125], 'FaceColor',[0 0 0]);
rectangle('Position',[31.25 -93.75 3.125 3.125], 'FaceColor',[1 1 1]);
rectangle('Position',[34.375 -93.75 3.125 3.125], 'FaceColor',[1 1 1]);
rectangle('Position',[25 -96.875 3.125 3.125], 'FaceColor',[0 0 0]);
rectangle('Position',[28.125 -96.875 3.125 3.125], 'FaceColor',[1 1 1]);
rectangle('Position',[25 -100 3.125 3.125], 'FaceColor',[0 0 0]);
rectangle('Position',[28.125 -100 3.125 3.125], 'FaceColor',[0 0 0]);
rectangle('Position',[31.25 -96.875 3.125 3.125], 'FaceColor',[1 1 1]);
rectangle('Position',[34.375 -96.875 3.125 3.125], 'FaceColor',[1 1 1]);
rectangle('Position',[31.25 -100 3.125 3.125], 'FaceColor',[0 0 0]);
rectangle('Position',[34.375 -100 3.125 3.125], 'FaceColor',[0 0 0]);
rectangle('Position',[37.5 -90.625 3.125 3.125], 'FaceColor',[0 0 0]);
rectangle('Position',[40.625 -90.625 3.125 3.125], 'FaceColor',[0 0 0]);
rectangle('Position',[37.5 -93.75 3.125 3.125], 'FaceColor',[1 1 1]);
rectangle('Position',[40.625 -93.75 3.125 3.125], 'FaceColor',[1 1 1]);
rectangle('Position',[43.75 -90.625 3.125 3.125], 'FaceColor',[0 0 0]);
rectangle('Position',[46.875 -90.625 3.125 3.125], 'FaceColor',[1 1 1]);
rectangle('Position',[43.75 -93.75 3.125 3.125], 'FaceColor',[1 1 1]);
rectangle('Position',[46.875 -93.75 3.125 3.125], 'FaceColor',[1 1 1]);
rectangle('Position',[37.5 -96.875 3.125 3.125], 'FaceColor',[1 1 1]);
rectangle('Position',[40.625 -96.875 3.125 3.125], 'FaceColor',[1 1 1]);
rectangle('Position',[37.5 -100 3.125 3.125], 'FaceColor',[0 0 0]);
rectangle('Position',[40.625 -100 3.125 3.125], 'FaceColor',[0 0 0]);
rectangle('Position',[43.75 -96.875 3.125 3.125], 'FaceColor',[1 1 1]);
rectangle('Position',[46.875 -96.875 3.125 3.125], 'FaceColor',[1 1 1]);
rectangle('Position',[43.75 -100 3.125 3.125], 'FaceColor',[0 0 0]);
rectangle('Position',[46.875 -100 3.125 3.125], 'FaceColor',[0 0 0]);
rectangle('Position',[56.25 -53.125 3.125 3.125], 'FaceColor',[0 0 0]);
rectangle('Position',[59.375 -53.125 3.125 3.125], 'FaceColor',[0 0 0]);
rectangle('Position',[56.25 -56.25 3.125 3.125], 'FaceColor',[0 0 0]);
rectangle('Position',[59.375 -56.25 3.125 3.125], 'FaceColor',[1 1 1]);
rectangle('Position',[56.25 -59.375 3.125 3.125], 'FaceColor',[0 0 0]);
rectangle('Position',[59.375 -59.375 3.125 3.125], 'FaceColor',[1 1 1]);
rectangle('Position',[56.25 -62.5 3.125 3.125], 'FaceColor',[0 0 0]);
rectangle('Position',[59.375 -62.5 3.125 3.125], 'FaceColor',[1 1 1]);
rectangle('Position',[62.5 -53.125 3.125 3.125], 'FaceColor',[0 0 0]);
rectangle('Position',[65.625 -53.125 3.125 3.125], 'FaceColor',[1 1 1]);
rectangle('Position',[62.5 -56.25 3.125 3.125], 'FaceColor',[1 1 1]);
rectangle('Position',[65.625 -56.25 3.125 3.125], 'FaceColor',[1 1 1]);
rectangle('Position',[87.5 -53.125 3.125 3.125], 'FaceColor',[1 1 1]);
rectangle('Position',[90.625 -53.125 3.125 3.125], 'FaceColor',[0 0 0]);
rectangle('Position',[87.5 -56.25 3.125 3.125], 'FaceColor',[1 1 1]);
rectangle('Position',[90.625 -56.25 3.125 3.125], 'FaceColor',[0 0 0]);
rectangle('Position',[93.75 -59.375 3.125 3.125], 'FaceColor',[1 1 1]);
rectangle('Position',[96.875 -59.375 3.125 3.125], 'FaceColor',[0 0 0]);
rectangle('Position',[93.75 -62.5 3.125 3.125], 'FaceColor',[1 1 1]);
rectangle('Position',[96.875 -62.5 3.125 3.125], 'FaceColor',[0 0 0]);
rectangle('Position',[93.75 -65.625 3.125 3.125], 'FaceColor',[1 1 1]);
rectangle('Position',[96.875 -65.625 3.125 3.125], 'FaceColor',[0 0 0]);
rectangle('Position',[93.75 -68.75 3.125 3.125], 'FaceColor',[1 1 1]);
rectangle('Position',[96.875 -68.75 3.125 3.125], 'FaceColor',[0 0 0]);
rectangle('Position',[50 -78.125 3.125 3.125], 'FaceColor',[1 1 1]);
rectangle('Position',[53.125 -78.125 3.125 3.125], 'FaceColor',[0 0 0]);
rectangle('Position',[50 -81.25 3.125 3.125], 'FaceColor',[1 1 1]);
rectangle('Position',[53.125 -81.25 3.125 3.125], 'FaceColor',[0 0 0]);
rectangle('Position',[50 -84.375 3.125 3.125], 'FaceColor',[1 1 1]);
rectangle('Position',[53.125 -84.375 3.125 3.125], 'FaceColor',[0 0 0]);
rectangle('Position',[50 -87.5 3.125 3.125], 'FaceColor',[1 1 1]);
rectangle('Position',[53.125 -87.5 3.125 3.125], 'FaceColor',[0 0 0]);
rectangle('Position',[62.5 -84.375 3.125 3.125], 'FaceColor',[1 1 1]);
rectangle('Position',[65.625 -84.375 3.125 3.125], 'FaceColor',[1 1 1]);
rectangle('Position',[62.5 -87.5 3.125 3.125], 'FaceColor',[0 0 0]);
rectangle('Position',[65.625 -87.5 3.125 3.125], 'FaceColor',[0 0 0]);
rectangle('Position',[68.75 -84.375 3.125 3.125], 'FaceColor',[1 1 1]);
rectangle('Position',[71.875 -84.375 3.125 3.125], 'FaceColor',[1 1 1]);
rectangle('Position',[68.75 -87.5 3.125 3.125], 'FaceColor',[0 0 0]);
rectangle('Position',[71.875 -87.5 3.125 3.125], 'FaceColor',[1 1 1]);
rectangle('Position',[50 -90.625 3.125 3.125], 'FaceColor',[1 1 1]);
rectangle('Position',[53.125 -90.625 3.125 3.125], 'FaceColor',[0 0 0]);
rectangle('Position',[50 -93.75 3.125 3.125], 'FaceColor',[1 1 1]);
rectangle('Position',[53.125 -93.75 3.125 3.125], 'FaceColor',[0 0 0]);
rectangle('Position',[50 -96.875 3.125 3.125], 'FaceColor',[1 1 1]);
rectangle('Position',[53.125 -96.875 3.125 3.125], 'FaceColor',[0 0 0]);
rectangle('Position',[50 -100 3.125 3.125], 'FaceColor',[0 0 0]);
rectangle('Position',[53.125 -100 3.125 3.125], 'FaceColor',[0 0 0]);
rectangle('Position',[62.5 -96.875 3.125 3.125], 'FaceColor',[1 1 1]);
rectangle('Position',[65.625 -96.875 3.125 3.125], 'FaceColor',[1 1 1]);
rectangle('Position',[62.5 -100 3.125 3.125], 'FaceColor',[0 0 0]);
rectangle('Position',[65.625 -100 3.125 3.125], 'FaceColor',[0 0 0]);
rectangle('Position',[68.75 -96.875 3.125 3.125], 'FaceColor',[1 1 1]);
rectangle('Position',[71.875 -96.875 3.125 3.125], 'FaceColor',[1 1 1]);
rectangle('Position',[68.75 -100 3.125 3.125], 'FaceColor',[0 0 0]);
rectangle('Position',[71.875 -100 3.125 3.125], 'FaceColor',[0 0 0]);
rectangle('Position',[75 -78.125 3.125 3.125], 'FaceColor',[0 0 0]);
rectangle('Position',[78.125 -78.125 3.125 3.125], 'FaceColor',[0 0 0]);
rectangle('Position',[75 -81.25 3.125 3.125], 'FaceColor',[1 1 1]);
rectangle('Position',[78.125 -81.25 3.125 3.125], 'FaceColor',[1 1 1]);
rectangle('Position',[87.5 -78.125 3.125 3.125], 'FaceColor',[0 0 0]);
rectangle('Position',[90.625 -78.125 3.125 3.125], 'FaceColor',[0 0 0]);
rectangle('Position',[87.5 -81.25 3.125 3.125], 'FaceColor',[1 1 1]);
rectangle('Position',[90.625 -81.25 3.125 3.125], 'FaceColor',[1 1 1]);
rectangle('Position',[93.75 -78.125 3.125 3.125], 'FaceColor',[0 0 0]);
rectangle('Position',[96.875 -78.125 3.125 3.125], 'FaceColor',[0 0 0]);
rectangle('Position',[93.75 -81.25 3.125 3.125], 'FaceColor',[1 1 1]);
rectangle('Position',[96.875 -81.25 3.125 3.125], 'FaceColor',[0 0 0]);
rectangle('Position',[93.75 -84.375 3.125 3.125], 'FaceColor',[1 1 1]);
rectangle('Position',[96.875 -84.375 3.125 3.125], 'FaceColor',[0 0 0]);
rectangle('Position',[93.75 -87.5 3.125 3.125], 'FaceColor',[1 1 1]);
rectangle('Position',[96.875 -87.5 3.125 3.125], 'FaceColor',[0 0 0]);
rectangle('Position',[81.25 -90.625 3.125 3.125], 'FaceColor',[0 0 0]);
rectangle('Position',[84.375 -90.625 3.125 3.125], 'FaceColor',[0 0 0]);
rectangle('Position',[81.25 -93.75 3.125 3.125], 'FaceColor',[1 1 1]);
rectangle('Position',[84.375 -93.75 3.125 3.125], 'FaceColor',[1 1 1]);
rectangle('Position',[75 -96.875 3.125 3.125], 'FaceColor',[1 1 1]);
rectangle('Position',[78.125 -96.875 3.125 3.125], 'FaceColor',[1 1 1]);
rectangle('Position',[75 -100 3.125 3.125], 'FaceColor',[0 0 0]);
rectangle('Position',[78.125 -100 3.125 3.125], 'FaceColor',[0 0 0]);
rectangle('Position',[81.25 -96.875 3.125 3.125], 'FaceColor',[1 1 1]);
rectangle('Position',[84.375 -96.875 3.125 3.125], 'FaceColor',[1 1 1]);
rectangle('Position',[81.25 -100 3.125 3.125], 'FaceColor',[0 0 0]);
rectangle('Position',[84.375 -100 3.125 3.125], 'FaceColor',[0 0 0]);
rectangle('Position',[93.75 -90.625 3.125 3.125], 'FaceColor',[1 1 1]);
rectangle('Position',[96.875 -90.625 3.125 3.125], 'FaceColor',[0 0 0]);
rectangle('Position',[93.75 -93.75 3.125 3.125], 'FaceColor',[1 1 1]);
rectangle('Position',[96.875 -93.75 3.125 3.125], 'FaceColor',[0 0 0]);
rectangle('Position',[87.5 -96.875 3.125 3.125], 'FaceColor',[1 1 1]);
rectangle('Position',[90.625 -96.875 3.125 3.125], 'FaceColor',[1 1 1]);
rectangle('Position',[87.5 -100 3.125 3.125], 'FaceColor',[0 0 0]);
rectangle('Position',[90.625 -100 3.125 3.125], 'FaceColor',[0 0 0]);
rectangle('Position',[93.75 -96.875 3.125 3.125], 'FaceColor',[1 1 1]);
rectangle('Position',[96.875 -96.875 3.125 3.125], 'FaceColor',[0 0 0]);
rectangle('Position',[93.75 -100 3.125 3.125], 'FaceColor',[0 0 0]);
rectangle('Position',[96.875 -100 3.125 3.125], 'FaceColor',[0 0 0]);
X=[93.3333,90.625,85.9375,82.8125,79.6875,76.5625,78.125,82.8125,85.9375,85.9375,85.9375,82.8125,78.125,71.875,67.1875,64.0625,60.9375,60.9375,59.375,53.125,46.875,40.625,34.375,28.125,21.875,17.1875,14.0625,10.9375,7.8125,7.8125,10.9375,10.9375,10.9375,15.625,9.375,7.8125,7.8125,9.375,6.66667];
Y=[-6.66667,-9.375,-14.0625,-17.1875,-20.3125,-23.4375,-28.125,-29.6875,-32.8125,-35.9375,-39.0625,-42.1875,-46.875,-46.875,-51.5625,-54.6875,-57.8125,-60.9375,-65.625,-65.625,-59.375,-53.125,-46.875,-40.625,-40.625,-45.3125,-48.4375,-51.5625,-54.6875,-57.8125,-60.9375,-64.0625,-67.1875,-71.875,-78.125,-82.8125,-85.9375,-90.625,-93.3333];
hold on;
plot(X,Y,'r');
plot(X,Y,'bo');
legend('428.754','Location','southoutside');
